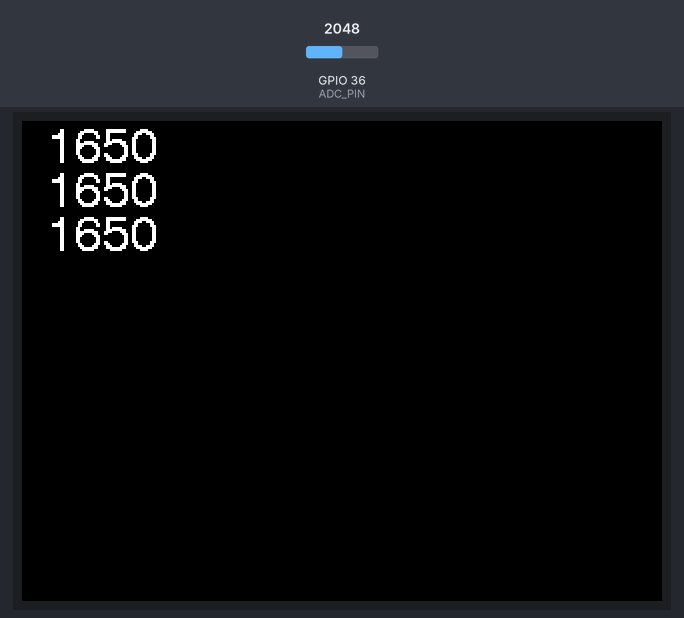
Recording of a sketch running on a simulated ESP32. Parts: 320×240 colour display. The inputs (shaded band) are chosen by the test bench; at power-on: GPIO 36 (ADC_PIN) = 2048.

Above: at 1.3 s.
1.4 s: GPIO 36 (ADC_PIN) set to 2866
At 2.1 s:
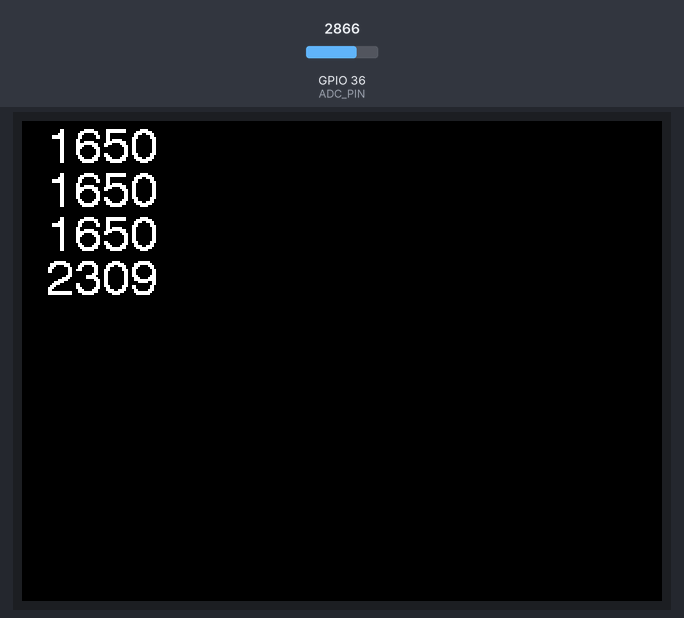
3.7 s: GPIO 36 (ADC_PIN) set to 3603
At 4.1 s:
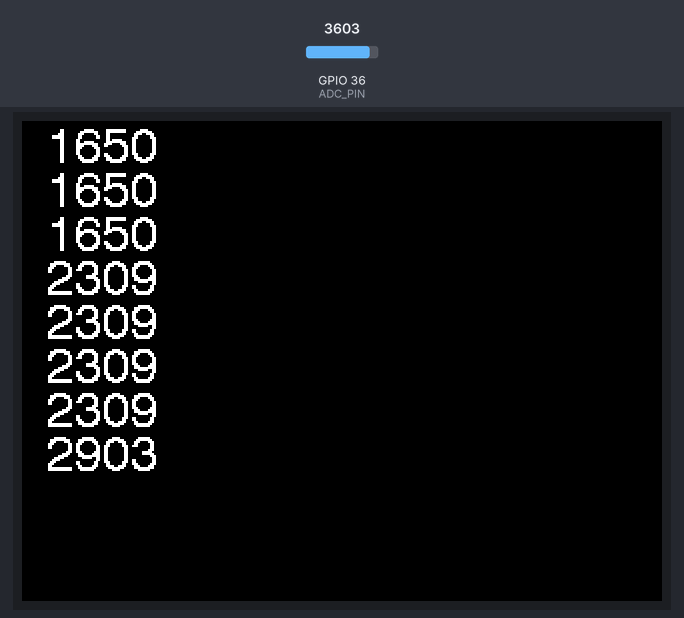
5.7 s: GPIO 36 (ADC_PIN) set to 4095
At 6.2 s:
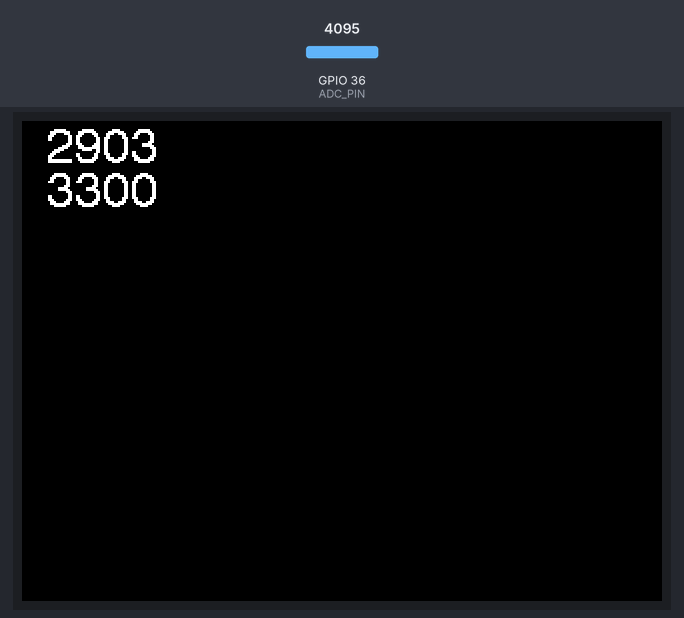
Timing chart, 0 to 8.7 s (numbered marks = the images above; inputs shaded):
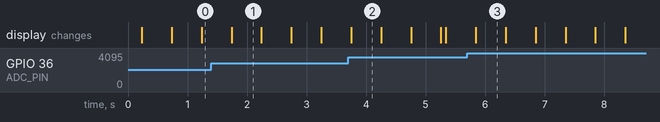

Measured:
- what the display in image 1 shows lasts 0.5 s, from 1.7 s to 2.2 s

The sketch:

example02_lcd.ino
```cpp
// (licence header left out)
#include <M5Stack.h>                            // M5Stack用ライブラリ
#define ADC_PIN 36                              // GPIO 36 ピン(ADC1_0)

void setup(){                                   // 起動時に一度だけ実行する関数
    M5.begin();                                 // M5Stack用ライブラリの起動
    pinMode(ADC_PIN, ANALOG);                   // GPIO36をアナログ入力に
}

void loop(){                                    // 繰り返し実行する関数
    int i, adc, mv;                             // 変数iとadc、mvを定義
    M5.Lcd.fillScreen(BLACK);                   // LCDを消去
    for(i = 0; i < 10; i++){                    // 変数iが10未満で以下を繰り返し
        adc = analogRead(ADC_PIN);              // ADC値をadcへ代入
        mv = adc * 3300 / 4095;                 // ADC値を電圧に変換してmvへ代入
        M5.Lcd.setCursor(12, 22 * i + 2, 4);    // 文字座標と文字大(4倍)を設定
        M5.Lcd.println(mv);                     // 電圧値を表示
        delay(500);                             // 0.5秒（500ms）の待ち時間処理
    }
}
```
